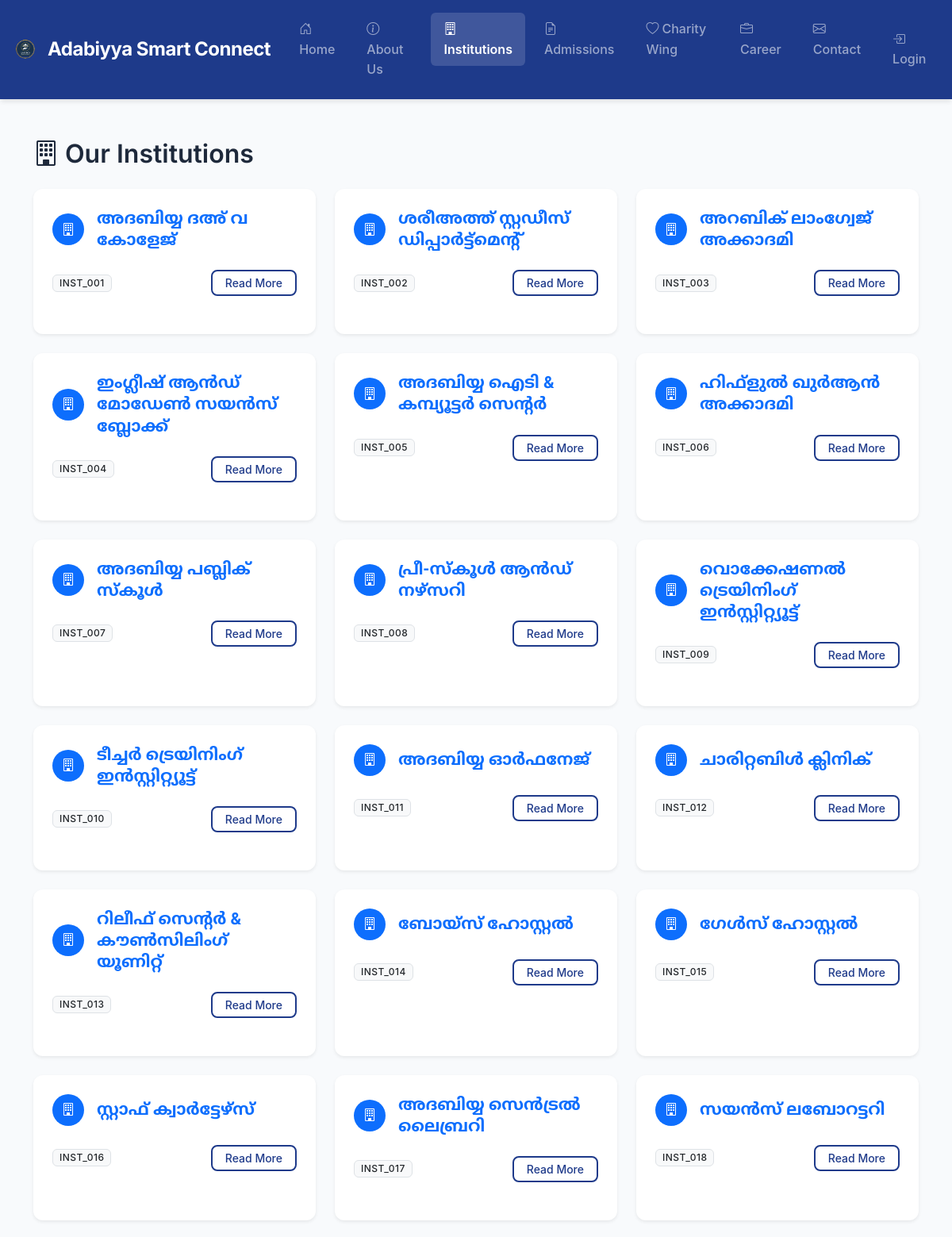
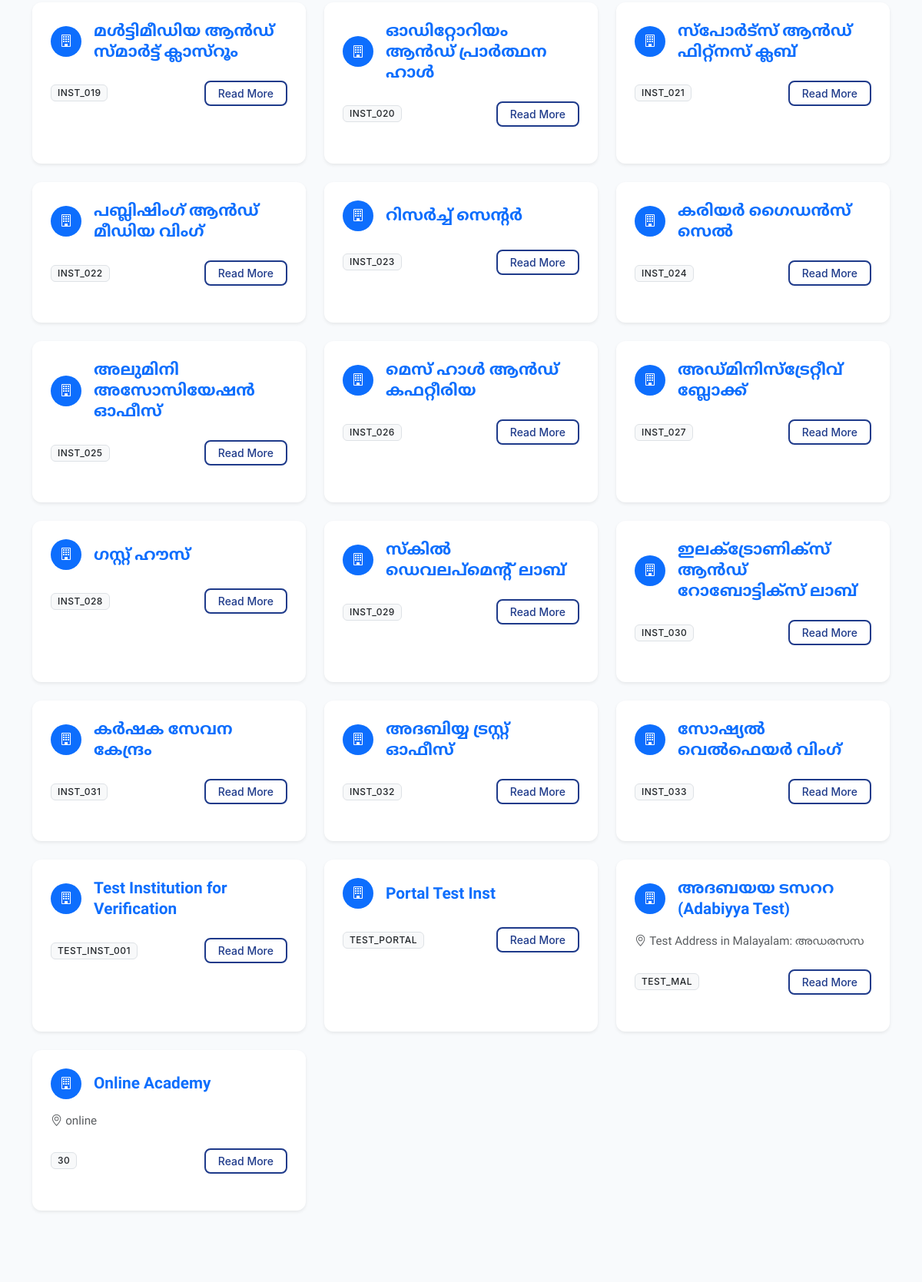
/institutions/ (upper part), run on the app's committed database (2 pictures, top to bottom).
### core/models.py (models this page shows, shortened)
class Institution(models.Model):
    name = models.CharField(max_length=255)
    code = models.CharField(max_length=50, unique=True)
    address = models.TextField(blank=True)
    phone = models.CharField(max_length=20, blank=True)
    email = models.EmailField(blank=True)
    description = models.TextField(blank=True, help_text=_("Detailed description of the institution"))
    image = models.ImageField(upload_to="institutions/", blank=True, null=True)
    is_active = models.BooleanField(default=True)
    class Meta:
        verbose_name = _("Institution")
        verbose_name_plural = _("Institutions")

### core/views.py (the view)
# urls.py: path("institutions/", views.InstitutionsView.as_view(), name="institutions"),
class InstitutionsView(TemplateView):
    template_name = "core/institutions.html"
    def get_context_data(self, **kwargs):
        context = super().get_context_data(**kwargs)
        from .models import Institution
        context["institutions"] = Institution.objects.filter(is_active=True).order_by('id')
        return context

### templates/core/institutions.html (shortened to what this page needs)
{% extends "base.html" %}
{% load static %}
{% block content %}
<div class="container py-5">
  <h1 class="mb-4"><i class="bi bi-building me-2"></i>Our Institutions</h1>
  <div class="row g-4">
    {% for inst in institutions %}
    <div class="col-md-6 col-lg-4">
      <div class="card h-100 shadow-sm">
        <div class="card-body">
          <div class="d-flex align-items-center mb-3">
            <div class="bg-primary text-white rounded-circle d-flex align-items-center justify-content-center me-3"
              style="width: 40px; height: 40px; min-width: 40px;">
              <i class="bi bi-building"></i>
            </div>
            <a href="{% url 'core:institution_detail' inst.pk %}" class="text-decoration-none">
                <h5 class="card-title mb-0 text-primary font-malayalam-heading" style="font-size: 1.3rem;">{{ inst.name }}</h5>
            </a>
          </div>
          {% if inst.address %}
          <p class="card-text text-muted small font-malayalam-body" style="font-size: 0.95rem;"><i class="bi bi-geo-alt me-1"></i>{{ inst.address }}</p>
          {% endif %}
          <div class="mt-4 d-flex justify-content-between align-items-center">
            <span class="badge bg-light text-dark border">{{ inst.code }}</span>
            <a href="{% url 'core:institution_detail' inst.pk %}" class="btn btn-sm btn-outline-primary">Read More</a>
          </div>
        </div>
      </div>
    </div>
    {% empty %}
    <div class="col-12 text-center py-5">
      <p class="text-muted">No institutions found.</p>
    </div>
    {% endfor %}
  </div>
</div>
{% endblock %}

### static/css/custom.css (style rules this page uses)
:root { --primary: #1e3a8a; --primary-dark: #1e40af; --primary-light: #3b82f6; --primary-lighter: #dbeafe; --accent: #0d9488; --accent-light: #14b8a6; --accent-lighter: #ccfbf1; --bg-primary: #f8fafc; --bg-secondary: #ffffff; --text-primary: #1e293b; --text-secondary: #64748b; --text-muted: #94a3b8; --border-color: #e2e8f0; --success: #10b981; --success-light: #d1fae5; --warning: #f59e0b; --warning-light: #fef3c7; --danger: #ef4444; --danger-light: #fee2e2; --info: #3b82f6; --info-light: #dbeafe; --spacing-xs: 0.25rem; --spacing-sm: 0.5rem; --spacing-md: 1rem; --spacing-lg: 1.5rem; --spacing-xl: 2rem; --spacing-2xl: 3rem; --font-heading: 'Inter', 'Poppins', -apple-system, BlinkMacSystemFont, 'Segoe UI', sans-serif; --font-body: -apple-system, BlinkMacSystemFont, 'Segoe UI', 'Roboto', sans-serif; --font-malayalam-heading: 'Baloo Chettan 2', 'Noto Sans Malayalam', sans-serif; --font-malayalam-body: 'Manjari', 'Noto Sans Malayalam', sans-serif; --shadow-sm: 0 1px 2px 0 rgba(0, 0, 0, 0.05); --shadow-md: 0 4px 6px -1px rgba(0, 0, 0, 0.1); --shadow-lg: 0 10px 15px -3px rgba(0, 0, 0, 0.1); --transition-base: all 0.2s ease-in-out; }
body { font-family: var(--font-body); color: var(--text-primary); background-color: var(--bg-primary); line-height: 1.6; font-size: 1rem; }
h1, h2, h3, h4, h5, h6 { font-family: var(--font-heading); font-weight: 600; color: var(--text-primary); line-height: 1.3; margin-bottom: var(--spacing-md); }
.font-malayalam-heading { font-family: 'Baloo Chettan 2', 'Noto Sans Malayalam', sans-serif !important; }
.font-malayalam-body { font-family: 'Manjari', 'Noto Sans Malayalam', sans-serif !important; }
h1 { font-size: 2rem; }
.card { border: none; border-radius: 0.75rem; box-shadow: var(--shadow-sm); transition: var(--transition-base); background-color: var(--bg-secondary); margin-bottom: var(--spacing-lg); }
.card-body { padding: var(--spacing-lg); }
.btn { font-weight: 500; padding: var(--spacing-sm) var(--spacing-lg); border-radius: 0.5rem; transition: var(--transition-base); border: none; }
.btn-outline-primary { border: 2px solid var(--primary); color: var(--primary); background-color: transparent; }
.btn-sm { padding: var(--spacing-xs) var(--spacing-md); font-size: 0.875rem; }
.badge { padding: var(--spacing-xs) var(--spacing-sm); font-weight: 500; font-size: 0.75rem; border-radius: 0.375rem; text-transform: uppercase; letter-spacing: 0.5px; }

### data on the page
Institution: name "അദബിയ്യ ദഅ് വ കോളേജ്", code "INST_001"
Institution: name "ശരീഅത്ത് സ്റ്റഡീസ് ഡിപ്പാർട്ട്മെന്റ്", code "INST_002"
Institution: name "അറബിക് ലാംഗ്വേജ് അക്കാദമി", code "INST_003"
Institution: name "ഇംഗ്ലീഷ് ആൻഡ് മോഡേൺ സയൻസ് ബ്ലോക്ക്", code "INST_004"
Institution: name "അദബിയ്യ ഐടി & കമ്പ്യൂട്ടർ സെന്റർ", code "INST_005"
Institution: name "ഹിഫ്ളുൽ ഖുർആൻ അക്കാദമി", code "INST_006"
Institution: name "അദബിയ്യ പബ്ലിക് സ്കൂൾ", code "INST_007"
Institution: name "പ്രീ-സ്കൂൾ ആൻഡ് നഴ്സറി", code "INST_008"
Institution: name "വൊക്കേഷണൽ ട്രെയിനിംഗ് ഇൻസ്റ്റിറ്റ്യൂട്ട്", code "INST_009"
Institution: name "ടീച്ചർ ട്രെയിനിംഗ് ഇൻസ്റ്റിറ്റ്യൂട്ട്", code "INST_010"
Institution: name "അദബിയ്യ ഓർഫനേജ്", code "INST_011"
Institution: name "ചാരിറ്റബിൾ ക്ലിനിക്", code "INST_012"
Institution: name "റിലീഫ് സെന്റർ & കൗൺസിലിംഗ് യൂണിറ്റ്", code "INST_013"
Institution: name "ബോയ്സ് ഹോസ്റ്റൽ", code "INST_014"
Institution: name "ഗേൾസ് ഹോസ്റ്റൽ", code "INST_015"
Institution: name "സ്റ്റാഫ് ക്വാർട്ടേഴ്സ്", code "INST_016"
Institution: name "അദബിയ്യ സെൻട്രൽ ലൈബ്രറി", code "INST_017"
Institution: name "സയൻസ് ലബോറട്ടറി", code "INST_018"
Institution: name "മൾട്ടിമീഡിയ ആൻഡ് സ്മാർട്ട് ക്ലാസ്റൂം", code "INST_019"
Institution: name "ഓഡിറ്റോറിയം ആൻഡ് പ്രാർത്ഥന ഹാൾ", code "INST_020"
Institution: name "സ്പോർട്സ് ആൻഡ് ഫിറ്റ്നസ് ക്ലബ്", code "INST_021"
Institution: name "പബ്ലിഷിംഗ് ആൻഡ് മീഡിയ വിംഗ്", code "INST_022"
Institution: name "റിസർച്ച് സെന്റർ", code "INST_023"
Institution: name "കരിയർ ഗൈഡൻസ് സെൽ", code "INST_024"
Institution: name "അലുമിനി അസോസിയേഷൻ ഓഫീസ്", code "INST_025"
Institution: name "മെസ് ഹാൾ ആൻഡ് കഫറ്റീരിയ", code "INST_026"
Institution: name "അഡ്മിനിസ്ട്രേറ്റീവ് ബ്ലോക്ക്", code "INST_027"
Institution: name "ഗസ്റ്റ് ഹൗസ്", code "INST_028"
Institution: name "സ്കിൽ ഡെവലപ്മെന്റ് ലാബ്", code "INST_029"
Institution: name "ഇലക്ട്രോണിക്സ് ആൻഡ് റോബോട്ടിക്സ് ലാബ്", code "INST_030"
Institution: name "കർഷക സേവന കേന്ദ്രം", code "INST_031"
Institution: name "അദബിയ്യ ട്രസ്റ്റ് ഓഫീസ്", code "INST_032"
Institution: name "സോഷ്യൽ വെൽഫെയർ വിംഗ്", code "INST_033"
Institution: name "Test Institution for Verification", code "TEST_INST_001"
Institution: name "Portal Test Inst", code "TEST_PORTAL"
Institution: name "അദബയയ ടസററ (Adabiyya Test)", address "Test Address in Malayalam: അഡരസസ", code "TEST_MAL"
Institution: name "Online Academy", address "online", code "30"
